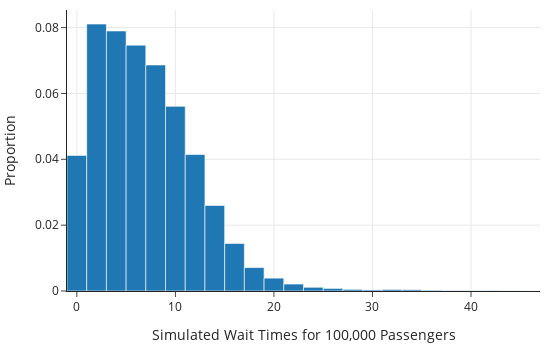

Write notebook code for a chart like this one.
### Markdown cell above
We make a histogram of these waiting times.

### Code cell
fig = px.histogram(x=sim_wait_times, nbins=40,
                   histnorm='probability density',
                   width=550, height=350)


fig.update_xaxes(title="Simulated Wait Times for 100,000 Passengers")
fig.update_yaxes(title="Proportion")
fig.show()

### Figure 1 — Plotly figure (JSON) as saved in the notebook; plotly's stock layout.template omitted (floating-point values rounded to 4 significant figures; data arrays with more than 128 entries replaced by an {"elided": "..."} marker saying what was removed)
{"data": [{"alignmentgroup": "True", "bingroup": "x", "histnorm": "probability density", "hovertemplate": "x=%{x}<br>probability density=%{y}<extra></extra>", "legendgroup": "", "marker": {"color": "#1F77B4", "pattern": {"shape": ""}}, "name": "", "nbinsx": 40, "offsetgroup": "", "orientation": "v", "showlegend": false, "type": "histogram", "x": {"elided": "100000 float values"}, "xaxis": "x", "yaxis": "y"}], "layout": {"barmode": "relative", "height": 350, "legend": {"tracegroupgap": 0}, "width": 550, "xaxis": {"anchor": "y", "autorange": true, "domain": [0, 1], "range": [-1, 47], "title": {"text": "Simulated Wait Times for 100,000 Passengers"}, "type": "linear"}, "yaxis": {"anchor": "x", "autorange": true, "domain": [0, 1], "range": [0, 0.08534], "title": {"text": "Proportion"}}}}
